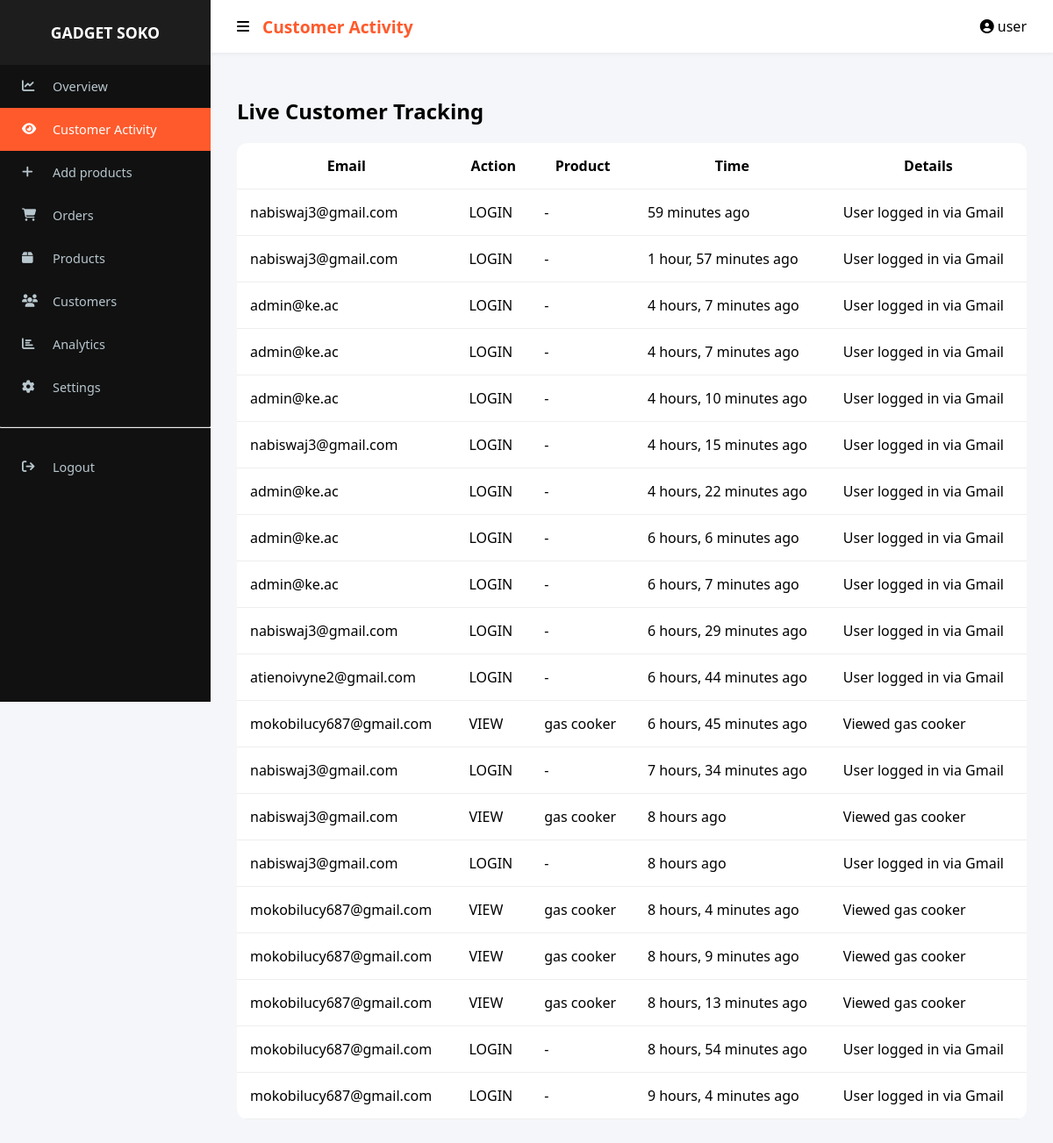
The app's page /activity/ (signed in) with its own data.
### app/models.py (models this page shows, shortened)
class UserActivity(models.Model):
    user = models.ForeignKey(User, on_delete=models.CASCADE)
    action = models.CharField(max_length=20)
    product = models.ForeignKey(Product, on_delete=models.SET_NULL, null=True, blank=True)
    timestamp = models.DateTimeField(auto_now_add=True)
    extra_info = models.TextField(blank=True, null=True)

class Product(models.Model):
    name = models.CharField(max_length=255)
    price = models.DecimalField(max_digits=10, decimal_places=2)
    discount = models.DecimalField(max_digits=4, decimal_places=2, default=0)
    shipping_fee = models.DecimalField(max_digits=10, decimal_places=2, default=0.00)
    stock = models.IntegerField()
    category = models.ForeignKey(Category, on_delete=models.CASCADE, related_name="products")
    brand = models.ForeignKey(Brand, on_delete=models.CASCADE, related_name='products', null=True, blank=True)
    image = models.ImageField(upload_to='products/', null=True, blank=True)
    specifications = models.TextField(blank=True)
    views = models.IntegerField(default=0)
    created_at = models.DateTimeField(auto_now_add=True)
    updated_at = models.DateTimeField(auto_now=True)
    short_description = models.TextField(
        max_length=300,
        blank=True,
        null=True,
        help_text="A brief catchy description (max 300 characters)."
    )
    discount_duration_hours = models.PositiveIntegerField(default=0)
    discount_start_time = models.DateTimeField(null=True, blank=True)

### app/views.py (the view)
# urls.py: path('activity/', views.activity_view, name='activity'),
@staff_member_required
def activity_view(request):
    activity_logs = UserActivity.objects.select_related('user', 'product').order_by('-timestamp')[:20]
    for log in activity_logs:
        latest_order = Order.objects.filter(user=log.user).order_by('-created_at').first()
        log.last_order_status = latest_order.status if latest_order else "Browsing Only"
    context = {
        "customer_activity": activity_logs,
    }
    return render(request, "activity.html", context)

### app/context_processors.py (called while the page is built)
def cart_count(request):
    count = 0
    if request.user.is_authenticated:
        result = CartItem.objects.filter(user=request.user).aggregate(
            total=Sum('quantity')
        )
        count = result['total'] or 0
    return {'cart_count': count}

### app/templates/activity.html (shortened to what this page needs)
{% extends "baseadmin.html" %}
{% block header %}Customer Activity{% endblock %}
{% block content %}
<h2>Live Customer Tracking</h2>
<div class="table-container">
    <table>
        <thead>
            <tr>
                <th>Email</th><th>Action</th><th>Product</th><th>Time</th><th>Details</th>
            </tr>
        </thead>
        <tbody>
            {% for log in customer_activity %}
            <tr>
                <td>{{ log.user.email }}</td>
                <td>{{ log.action }}</td>
                <td>{{ log.product.name|default:"-" }}</td>
                <td>{{ log.timestamp|timesince }} ago</td>
                <td>{{ log.extra_info }}</td>
            </tr>
            {% empty %}
            <tr><td colspan="5" style="text-align:center;">No activity found</td></tr>
            {% endfor %}
        </tbody>
    </table>
</div>
{% endblock %}

### app/templates/baseadmin.html (shortened to what this page needs)
{% load static %}
<!DOCTYPE html>
<html lang="en">
<head>
    <link rel="stylesheet" href="https://cdnjs.cloudflare.com/ajax/libs/font-awesome/6.5.0/css/all.min.css">
</head>
<body>
{% with request.resolver_match.url_name as url_name %}
<div class="sidebar">
    <h3>GADGET SOKO</h3>
    <a href="{% url 'dashboard' %}" class="{% if url_name == 'dashboard' %}active{% endif %}">
        <i class="fa fa-chart-line"></i><span>Overview</span>
    </a>
    <a href="{% url 'activity' %}" class="{% if url_name == 'activity' %}active{% endif %}">
        <i class="fa fa-eye"></i><span>Customer Activity</span>
    </a>
    <a href="{% url 'add_product' %}" class="{% if url_name == 'add_product' %}active{% endif %}">
        <i class="fa fa-add"></i><span>Add products</span>
    </a>
    <a href="{% url 'manage_orders' %}" class="{% if url_name == 'manage_orders' %}active{% endif %}">
        <i class="fa fa-shopping-cart"></i><span>Orders</span>
    </a>
    <a href="{% url 'manage_products' %}" class="{% if url_name == 'manage_products' %}active{% endif %}">
        <i class="fa fa-box"></i><span>Products</span>
    </a>
    <a href="{% url 'customers' %}" class="{% if url_name == 'customers' %}active{% endif %}">
        <i class="fa fa-users"></i><span>Customers</span>
    </a>
    <a href="{% url 'analytics' %}" class="{% if url_name == 'analytics' %}active{% endif %}">
        <i class="fa fa-chart-bar"></i><span>Analytics</span>
    </a>
    <a href="{% url 'settings' %}" class="{% if url_name == 'settings' %}active{% endif %}">
        <i class="fa fa-cog"></i><span>Settings</span>
    </a>
    <hr style="border-top:1px solid #333; margin:20px 0;">
    <a href="{% url 'logout' %}">
        <i class="fa fa-sign-out"></i><span>Logout</span>
    </a>
</div>
{% endwith %}
<div class="navbar">
    <div style="display:flex; align-items:center; gap:15px;">
        <i class="fa fa-bars" id="menuToggle" style="cursor:pointer;"></i>
        <h2>{% block header %}Dashboard{% endblock %}</h2>
    </div>
    <div>
        <i class="fa fa-user-circle"></i> {{ request.user.username|default:"Admin User" }}
    </div>
</div>
<div class="main">
    {% block content %}{% endblock %}
</div>
</body>
</html>

### app/templates/baseadmin.html (style rules this page uses)
:root { --primary-color: #ff5a2c; --sidebar-bg: #111; --body-bg: #f4f6f9; --header-height: 60px; --sidebar-width: 240px; }
body { margin:0; font-family:'Segoe UI', Tahoma, Geneva, Verdana, sans-serif; background:var(--body-bg); display:flex; }
.navbar { background:white; height: var(--header-height); padding:0 30px; display:flex; justify-content:space-between; align-items:center; position:fixed; top:0; right:0; left: var(--sidebar-width); z-index:1000; box-shadow:0 2px 4px rgba(0,0,0,0.05); transition:left 0.3s ease; }
.navbar h2 { margin:0; font-size:1.2rem; color:var(--primary-color); }
.sidebar { width: var(--sidebar-width); height: 100vh; background: var(--sidebar-bg); position: fixed; top:0; left:0; color:white; z-index:1001; overflow-y:auto; transition:width 0.3s ease; }
.sidebar h3 { text-align:center; padding:25px 0; background: rgba(255,255,255,0.05); margin:0; font-size:1.1rem; }
.sidebar a { display:flex; align-items:center; padding:15px 25px; color:#b8c7ce; text-decoration:none; transition:0.3s; font-size:0.9rem; }
.sidebar a i { width:25px; margin-right:10px; }
.sidebar a span { transition:opacity 0.2s; }
.sidebar a:hover, .sidebar a.active { background:var(--primary-color); color:white; }
.main { margin-left: var(--sidebar-width); margin-top: var(--header-height); padding:30px; width:100%; transition:margin-left 0.3s ease; }
.table-container { background:white; border-radius:12px; overflow:hidden; margin-top:20px; }
table { width:100%; border-collapse:collapse; }
table th, table td { padding:15px; border-bottom:1px solid #eee; }

### records on screen
UserActivity: user.email "nabiswaj3@gmail.com", action "LOGIN", product.name "-", timestamp "59 minutes", extra_info "User logged in via Gmail"
UserActivity: user.email "nabiswaj3@gmail.com", action "LOGIN", product.name "-", timestamp "1 hour, 57 minutes", extra_info "User logged in via Gmail"
UserActivity: user.email "admin@ke.ac", action "LOGIN", product.name "-", timestamp "4 hours, 7 minutes", extra_info "User logged in via Gmail"
UserActivity: user.email "admin@ke.ac", action "LOGIN", product.name "-", timestamp "4 hours, 7 minutes", extra_info "User logged in via Gmail"
UserActivity: user.email "admin@ke.ac", action "LOGIN", product.name "-", timestamp "4 hours, 10 minutes", extra_info "User logged in via Gmail"
UserActivity: user.email "nabiswaj3@gmail.com", action "LOGIN", product.name "-", timestamp "4 hours, 15 minutes", extra_info "User logged in via Gmail"
UserActivity: user.email "admin@ke.ac", action "LOGIN", product.name "-", timestamp "4 hours, 22 minutes", extra_info "User logged in via Gmail"
UserActivity: user.email "admin@ke.ac", action "LOGIN", product.name "-", timestamp "6 hours, 6 minutes", extra_info "User logged in via Gmail"
UserActivity: user.email "admin@ke.ac", action "LOGIN", product.name "-", timestamp "6 hours, 7 minutes", extra_info "User logged in via Gmail"
UserActivity: user.email "nabiswaj3@gmail.com", action "LOGIN", product.name "-", timestamp "6 hours, 29 minutes", extra_info "User logged in via Gmail"
UserActivity: user.email "atienoivyne2@gmail.com", action "LOGIN", product.name "-", timestamp "6 hours, 44 minutes", extra_info "User logged in via Gmail"
UserActivity: user.email "mokobilucy687@gmail.com", action "VIEW", product.name "gas cooker", timestamp "6 hours, 45 minutes", extra_info "Viewed gas cooker"
UserActivity: user.email "nabiswaj3@gmail.com", action "LOGIN", product.name "-", timestamp "7 hours, 34 minutes", extra_info "User logged in via Gmail"
UserActivity: user.email "nabiswaj3@gmail.com", action "VIEW", product.name "gas cooker", timestamp "8 hours", extra_info "Viewed gas cooker"
UserActivity: user.email "nabiswaj3@gmail.com", action "LOGIN", product.name "-", timestamp "8 hours", extra_info "User logged in via Gmail"
UserActivity: user.email "mokobilucy687@gmail.com", action "VIEW", product.name "gas cooker", timestamp "8 hours, 4 minutes", extra_info "Viewed gas cooker"
UserActivity: user.email "mokobilucy687@gmail.com", action "VIEW", product.name "gas cooker", timestamp "8 hours, 9 minutes", extra_info "Viewed gas cooker"
UserActivity: user.email "mokobilucy687@gmail.com", action "VIEW", product.name "gas cooker", timestamp "8 hours, 13 minutes", extra_info "Viewed gas cooker"
UserActivity: user.email "mokobilucy687@gmail.com", action "LOGIN", product.name "-", timestamp "8 hours, 54 minutes", extra_info "User logged in via Gmail"
UserActivity: user.email "mokobilucy687@gmail.com", action "LOGIN", product.name "-", timestamp "9 hours, 4 minutes", extra_info "User logged in via Gmail"

### other values on screen
{{ request.user.username|default:"Admin User" }} "user"
